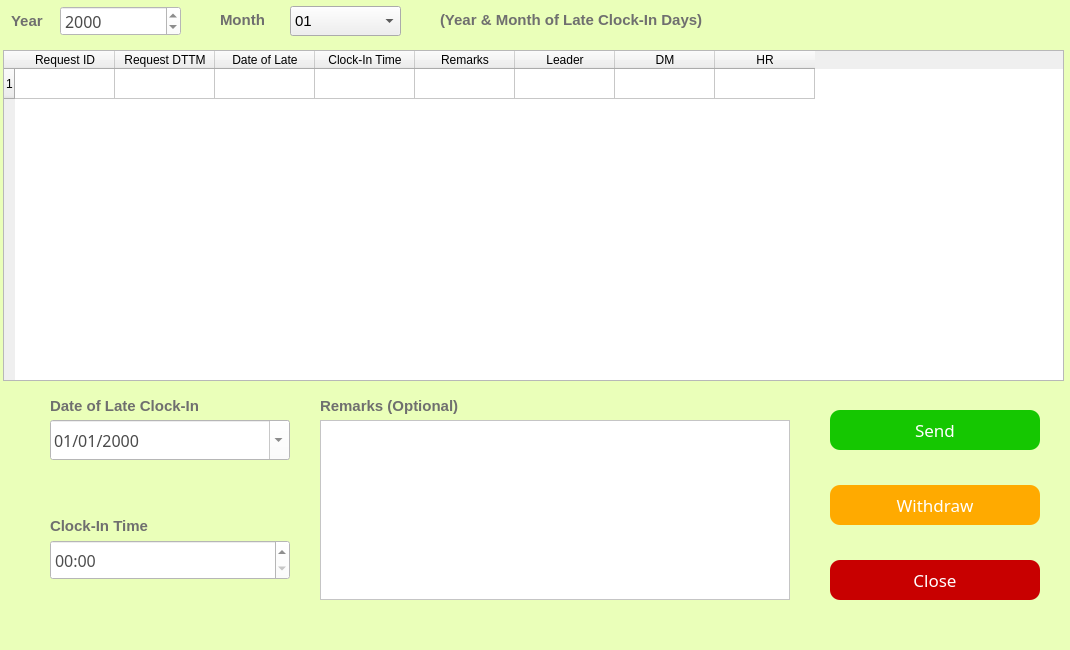
<?xml version="1.0" encoding="UTF-8"?>
<ui version="4.0">
 <class>ApplyLateClockIn</class>
 <widget class="QDialog" name="ApplyLateClockIn">
  <property name="geometry">
   <rect>
    <x>0</x>
    <y>0</y>
    <width>1070</width>
    <height>650</height>
   </rect>
  </property>
  <property name="minimumSize">
   <size>
    <width>1070</width>
    <height>650</height>
   </size>
  </property>
  <property name="maximumSize">
   <size>
    <width>1070</width>
    <height>650</height>
   </size>
  </property>
  <property name="windowTitle">
   <string>Apply Late Clock-In</string>
  </property>
  <property name="styleSheet">
   <string notr="true">QDialog
{
	background-color: rgb(234, 255, 185)
}</string>
  </property>
  <widget class="QPushButton" name="pushButton">
   <property name="geometry">
    <rect>
     <x>830</x>
     <y>410</y>
     <width>210</width>
     <height>40</height>
    </rect>
   </property>
   <property name="font">
    <font>
     <family>Microsoft Yahei</family>
     <pointsize>13</pointsize>
    </font>
   </property>
   <property name="styleSheet">
    <string notr="true">QPushButton

{
    /*字体为微软雅黑*/
    font-family:Microsoft Yahei;
    /*字体大小为20点*/
    font-size:13pt;
    /*字体颜色为白色*/    
    color:white;
    /*背景颜色*/  
    background-color:rgb(21, 199, 1);
    /*边框圆角半径为8像素*/ 
    border-radius:10px;

}

/*按钮停留态*/
QPushButton:hover
{
    /*背景颜色*/  
    background-color:rgb(21, 175, 0);
    padding-left:-3px;
    /*上内边距为3像素，让按下时字向下移动3像素*/  
    padding-top:-3px;
	font-size:14pt;
}

/*按钮按下态*/
QPushButton:pressed
{
    /*背景颜色*/  
    background-color:rgb(0, 113, 0);
    /*左内边距为3像素，让按下时字向右移动3像素*/  
    padding-left:3px;
    /*上内边距为3像素，让按下时字向下移动3像素*/  
    padding-top:3px;
	font-size:13pt;
}</string>
   </property>
   <property name="text">
    <string>Send</string>
   </property>
  </widget>
  <widget class="QPushButton" name="pushButton_2">
   <property name="geometry">
    <rect>
     <x>830</x>
     <y>485</y>
     <width>210</width>
     <height>40</height>
    </rect>
   </property>
   <property name="font">
    <font>
     <family>Microsoft Yahei</family>
     <pointsize>13</pointsize>
    </font>
   </property>
   <property name="styleSheet">
    <string notr="true">QPushButton
{
    /*字体为微软雅黑*/
    font-family:Microsoft Yahei;
    /*字体大小为20点*/
    font-size:13pt;
    /*字体颜色为白色*/    
    color:white;
    /*背景颜色*/  
    background-color:rgb(255, 170, 0);
    /*边框圆角半径为8像素*/ 
    border-radius:10px;
}

/*按钮停留态*/
QPushButton:hover
{
    /*背景颜色*/  
    background-color:rgb(230, 153, 0);
    padding-left:-3px;
    /*上内边距为3像素，让按下时字向下移动3像素*/  
    padding-top:-3px;
	font-size:14pt;
}

/*按钮按下态*/
QPushButton:pressed
{
    /*背景颜色*/  
    background-color:rgb(197, 128, 0);
    /*左内边距为3像素，让按下时字向右移动3像素*/  
    padding-left:3px;
    /*上内边距为3像素，让按下时字向下移动3像素*/  
    padding-top:3px;
	font-size:13pt;
}</string>
   </property>
   <property name="text">
    <string>Withdraw</string>
   </property>
  </widget>
  <widget class="QTableWidget" name="tableWidget">
   <property name="geometry">
    <rect>
     <x>3</x>
     <y>50</y>
     <width>1061</width>
     <height>331</height>
    </rect>
   </property>
   <property name="styleSheet">
    <string notr="true">QTableWidget::item:selected {
    background-color:#C1272D;
}
</string>
   </property>
   <property name="frameShape">
    <enum>QFrame::StyledPanel</enum>
   </property>
   <property name="frameShadow">
    <enum>QFrame::Sunken</enum>
   </property>
   <property name="sizeAdjustPolicy">
    <enum>QAbstractScrollArea::AdjustToContentsOnFirstShow</enum>
   </property>
   <property name="selectionBehavior">
    <enum>QAbstractItemView::SelectRows</enum>
   </property>
   <property name="showGrid">
    <bool>true</bool>
   </property>
   <property name="gridStyle">
    <enum>Qt::SolidLine</enum>
   </property>
   <property name="rowCount">
    <number>1</number>
   </property>
   <property name="columnCount">
    <number>8</number>
   </property>
   <attribute name="horizontalHeaderCascadingSectionResizes">
    <bool>true</bool>
   </attribute>
   <attribute name="verticalHeaderShowSortIndicator" stdset="0">
    <bool>false</bool>
   </attribute>
   <attribute name="verticalHeaderStretchLastSection">
    <bool>false</bool>
   </attribute>
   <row/>
   <column>
    <property name="text">
     <string>Request ID</string>
    </property>
    <property name="background">
     <color>
      <red>36</red>
      <green>236</green>
      <blue>239</blue>
     </color>
    </property>
   </column>
   <column>
    <property name="text">
     <string>Request DTTM</string>
    </property>
   </column>
   <column>
    <property name="text">
     <string>Date of Late</string>
    </property>
   </column>
   <column>
    <property name="text">
     <string>Clock-In Time</string>
    </property>
   </column>
   <column>
    <property name="text">
     <string>Remarks</string>
    </property>
   </column>
   <column>
    <property name="text">
     <string>Leader</string>
    </property>
   </column>
   <column>
    <property name="text">
     <string>DM</string>
    </property>
   </column>
   <column>
    <property name="text">
     <string>HR</string>
    </property>
   </column>
   <item row="0" column="0">
    <property name="text">
     <string/>
    </property>
   </item>
  </widget>
  <widget class="QDateEdit" name="dateEdit_3">
   <property name="geometry">
    <rect>
     <x>50</x>
     <y>420</y>
     <width>240</width>
     <height>40</height>
    </rect>
   </property>
   <property name="font">
    <font>
     <family>Microsoft Yahei</family>
     <pointsize>12</pointsize>
    </font>
   </property>
   <property name="styleSheet">
    <string notr="true">QDateEdit
{
    /*字体为微软雅黑*/
    font-family:Microsoft Yahei;
    /*字体大小为20点*/
	color:rgb(74, 74, 74);
   font-size:12pt;
	background-color:rgb(255, 255,255);
}

QDateEdit:hover
{
    /*背景颜色*/  
   background-color:rgb(229, 242, 255);
}

QDateEdit:focus
{
    /*背景颜色*/  
   background-color:rgb(229, 242, 255);
}</string>
   </property>
   <property name="wrapping">
    <bool>false</bool>
   </property>
   <property name="currentSection">
    <enum>QDateTimeEdit::DaySection</enum>
   </property>
   <property name="displayFormat">
    <string notr="true">dd/MM/yyyy</string>
   </property>
   <property name="calendarPopup">
    <bool>true</bool>
   </property>
  </widget>
  <widget class="QLabel" name="label">
   <property name="geometry">
    <rect>
     <x>50</x>
     <y>390</y>
     <width>210</width>
     <height>31</height>
    </rect>
   </property>
   <property name="font">
    <font>
     <family>Microsoft JhengHei UI</family>
     <pointsize>11</pointsize>
     <weight>75</weight>
     <bold>true</bold>
    </font>
   </property>
   <property name="styleSheet">
    <string notr="true">QLabel
{
	font-size:11pt;
	color:rgb(111,111,111);
}</string>
   </property>
   <property name="text">
    <string>Date of Late Clock-In</string>
   </property>
  </widget>
  <widget class="QLabel" name="label_2">
   <property name="geometry">
    <rect>
     <x>50</x>
     <y>510</y>
     <width>181</width>
     <height>31</height>
    </rect>
   </property>
   <property name="font">
    <font>
     <family>Microsoft JhengHei UI</family>
     <pointsize>11</pointsize>
     <weight>75</weight>
     <bold>true</bold>
    </font>
   </property>
   <property name="styleSheet">
    <string notr="true">QLabel
{
	font-size:11pt;
	color:rgb(111,111,111);
}</string>
   </property>
   <property name="text">
    <string>Clock-In Time</string>
   </property>
  </widget>
  <widget class="QLabel" name="label_3">
   <property name="geometry">
    <rect>
     <x>320</x>
     <y>390</y>
     <width>181</width>
     <height>31</height>
    </rect>
   </property>
   <property name="font">
    <font>
     <family>Microsoft JhengHei UI</family>
     <pointsize>11</pointsize>
     <weight>75</weight>
     <bold>true</bold>
    </font>
   </property>
   <property name="styleSheet">
    <string notr="true">QLabel
{
	font-size:11pt;
	color:rgb(111,111,111);
}</string>
   </property>
   <property name="text">
    <string>Remarks (Optional)</string>
   </property>
  </widget>
  <widget class="QTextEdit" name="textEdit">
   <property name="geometry">
    <rect>
     <x>320</x>
     <y>420</y>
     <width>470</width>
     <height>180</height>
    </rect>
   </property>
   <property name="styleSheet">
    <string notr="true">QTextEdit
{
    /*字体为微软雅黑*/
    font-family:Microsoft Yahei;
    /*字体大小为20点*/
	color:rgb(74, 74, 74);
   font-size:12pt;
	background-color:rgb(255, 255, 255);
}

QTextEdit:hover
{
    /*背景颜色*/  
   background-color:rgb(229, 242, 255);
}

QTextEdit:focus
{
    /*背景颜色*/  
   background-color:rgb(229, 242, 255);
}</string>
   </property>
  </widget>
  <widget class="QPushButton" name="pushButton_3">
   <property name="geometry">
    <rect>
     <x>830</x>
     <y>560</y>
     <width>210</width>
     <height>40</height>
    </rect>
   </property>
   <property name="font">
    <font>
     <family>Microsoft Yahei</family>
     <pointsize>13</pointsize>
    </font>
   </property>
   <property name="styleSheet">
    <string notr="true">QPushButton
{
    /*字体为微软雅黑*/
    font-family:Microsoft Yahei;
    /*字体大小为20点*/
    font-size:13pt;
    /*字体颜色为白色*/    
    color:white;
    /*背景颜色*/  
    background-color:rgb(200, 0, 0);
    /*边框圆角半径为8像素*/ 
    border-radius:10px;
}

/*按钮停留态*/
QPushButton:hover
{
    /*背景颜色*/  
    background-color:rgb(176, 0, 0);
    padding-left:-3px;
    /*上内边距为3像素，让按下时字向下移动3像素*/  
    padding-top:-3px;
	 font-size:14pt;
}

/*按钮按下态*/
QPushButton:pressed
{
    /*背景颜色*/  
    background-color:rgb(147, 0, 0);
    /*左内边距为3像素，让按下时字向右移动3像素*/  
	font-size:13pt;
    padding-left:3px;
    /*上内边距为3像素，让按下时字向下移动3像素*/  
    padding-top:3px;}</string>
   </property>
   <property name="text">
    <string>Close</string>
   </property>
  </widget>
  <widget class="QTimeEdit" name="timeEdit_2">
   <property name="geometry">
    <rect>
     <x>50</x>
     <y>540</y>
     <width>240</width>
     <height>40</height>
    </rect>
   </property>
   <property name="styleSheet">
    <string notr="true">QTimeEdit
{
    /*字体为微软雅黑*/
    font-family:Microsoft Yahei;
    /*字体大小为20点*/
	color:rgb(77,77,77);
   font-size:12pt;
	background-color:rgb(255, 255, 255);
}
QTimeEdit:hover
{
    /*背景颜色*/  
   background-color:rgb(229, 242, 255);
}

QTimeEdit:focus
{
    /*背景颜色*/  
   background-color:rgb(229, 242, 255);
}</string>
   </property>
   <property name="accelerated">
    <bool>true</bool>
   </property>
   <property name="correctionMode">
    <enum>QAbstractSpinBox::CorrectToPreviousValue</enum>
   </property>
   <property name="showGroupSeparator" stdset="0">
    <bool>true</bool>
   </property>
   <property name="minimumDateTime">
    <datetime>
     <hour>0</hour>
     <minute>0</minute>
     <second>0</second>
     <year>2000</year>
     <month>1</month>
     <day>3</day>
    </datetime>
   </property>
   <property name="displayFormat">
    <string notr="true">hh:mm</string>
   </property>
   <property name="calendarPopup">
    <bool>true</bool>
   </property>
  </widget>
  <widget class="QDateEdit" name="dateEdit">
   <property name="geometry">
    <rect>
     <x>60</x>
     <y>6</y>
     <width>121</width>
     <height>30</height>
    </rect>
   </property>
   <property name="styleSheet">
    <string notr="true">QDateEdit
{
    /*字体为微软雅黑*/
    font-family:Microsoft Yahei;
    /*字体大小为20点*/
	color:rgb(74, 74, 74);
   font-size:12pt;
	background-color:rgb(255, 255,255);
}

QDateEdit:hover
{
    /*背景颜色*/  
   background-color:rgb(229, 242, 255);
}

QDateEdit:focus
{
    /*背景颜色*/  
   background-color:rgb(229, 242, 255);
}</string>
   </property>
   <property name="displayFormat">
    <string notr="true">yyyy</string>
   </property>
  </widget>
  <widget class="QLabel" name="label_29">
   <property name="geometry">
    <rect>
     <x>11</x>
     <y>1</y>
     <width>41</width>
     <height>40</height>
    </rect>
   </property>
   <property name="font">
    <font>
     <family>Microsoft JhengHei UI</family>
     <pointsize>11</pointsize>
     <weight>75</weight>
     <bold>true</bold>
    </font>
   </property>
   <property name="styleSheet">
    <string notr="true">QLabel
{
	font-size:11pt;
	color:rgb(111,111,111);
}</string>
   </property>
   <property name="text">
    <string>Year</string>
   </property>
  </widget>
  <widget class="QComboBox" name="comboBox_3">
   <property name="geometry">
    <rect>
     <x>290</x>
     <y>6</y>
     <width>111</width>
     <height>30</height>
    </rect>
   </property>
   <property name="font">
    <font>
     <pointsize>11</pointsize>
    </font>
   </property>
   <property name="autoFillBackground">
    <bool>false</bool>
   </property>
   <property name="styleSheet">
    <string notr="true">QComboBox

    {font-family:Microsoft Yahei;
    /*字体大小为20点*/
	color:color:rgb(74, 74, 74);
   font-size:12pt;

}
</string>
   </property>
   <property name="editable">
    <bool>false</bool>
   </property>
   <property name="currentText">
    <string>01</string>
   </property>
   <property name="currentIndex">
    <number>0</number>
   </property>
   <property name="insertPolicy">
    <enum>QComboBox::InsertAtBottom</enum>
   </property>
   <property name="frame">
    <bool>true</bool>
   </property>
   <item>
    <property name="text">
     <string>01</string>
    </property>
   </item>
   <item>
    <property name="text">
     <string>02</string>
    </property>
   </item>
   <item>
    <property name="text">
     <string>03</string>
    </property>
   </item>
   <item>
    <property name="text">
     <string>04</string>
    </property>
   </item>
   <item>
    <property name="text">
     <string>05</string>
    </property>
   </item>
   <item>
    <property name="text">
     <string>06</string>
    </property>
   </item>
   <item>
    <property name="text">
     <string>07</string>
    </property>
   </item>
   <item>
    <property name="text">
     <string>08</string>
    </property>
   </item>
   <item>
    <property name="text">
     <string>09</string>
    </property>
   </item>
   <item>
    <property name="text">
     <string>10</string>
    </property>
   </item>
   <item>
    <property name="text">
     <string>11</string>
    </property>
   </item>
   <item>
    <property name="text">
     <string>12</string>
    </property>
   </item>
   <item>
    <property name="text">
     <string>All</string>
    </property>
   </item>
  </widget>
  <widget class="QLabel" name="label_30">
   <property name="geometry">
    <rect>
     <x>220</x>
     <y>0</y>
     <width>61</width>
     <height>40</height>
    </rect>
   </property>
   <property name="font">
    <font>
     <family>Microsoft JhengHei UI</family>
     <pointsize>11</pointsize>
     <weight>75</weight>
     <bold>true</bold>
    </font>
   </property>
   <property name="styleSheet">
    <string notr="true">QLabel
{
	font-size:11pt;
	color:rgb(111,111,111);
}</string>
   </property>
   <property name="text">
    <string>Month</string>
   </property>
  </widget>
  <widget class="QLabel" name="label_4">
   <property name="geometry">
    <rect>
     <x>440</x>
     <y>0</y>
     <width>420</width>
     <height>40</height>
    </rect>
   </property>
   <property name="font">
    <font>
     <family>Microsoft JhengHei UI</family>
     <pointsize>11</pointsize>
     <weight>75</weight>
     <bold>true</bold>
    </font>
   </property>
   <property name="styleSheet">
    <string notr="true">QLabel
{
	font-size:11pt;
	color:rgb(111,111,111);
}</string>
   </property>
   <property name="text">
    <string>(Year &amp; Month of Late Clock-In Days)</string>
   </property>
  </widget>
 </widget>
 <resources/>
 <connections/>
</ui>
